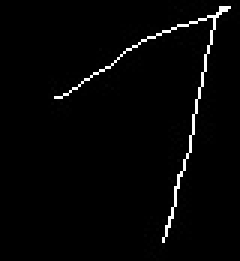
#> input picture sev.jpg, 80 x 87 px (shown 3 times larger)
$ python SVM_SVC_HandWriting.py   (older library calls are emulated)
#> lines starting #> are read from the running program, lines starting #| are printed output that depends on the picture
import matplotlib.pyplot as plt
from sklearn import datasets,svm,metrics
#the digits datasets
digits=datasets.load_digits()
print ("digits",digits.target)
images_and_labels=list(zip(digits.images,digits.target))
print ("len(images_and_labels)",len(images_and_labels))

for index,(image,label) in enumerate(images_and_labels[:6]):
    print ("index: ",index,"images : ",image,"label : ",label)
    plt.subplot(2,6,index+1)
    plt.axis('on')
    plt.imshow(image,cmap=plt.cm.gray_r,interpolation='nearest')
    plt.title('Training %i' % label)
#plt.show()
#to apply a classifier on this data, we need to flatten the image, to
# turn the data in a (sample,feature) matrix:
n_sample=len(digits.images)
print ("a_samples :", n_sample)
imagedata= digits.images.reshape((n_sample,-1))

print ("After Reshaped : len(data[o]",len(imagedata))

#create classifier : asupport vector classifier
classifier=svm.SVC(gamma=0.001)

#we learn the digits on thee first half of the digits
classifier.fit(imagedata[:n_sample//2],digits.target[:n_sample//2])

#now predict the value of the digit on the second half
expected=digits.target[n_sample//2:]
predicted=classifier.predict(imagedata[n_sample//2:])

print("Classification report for classifier %s : \n%s\n"
      %(classifier,metrics.classification_report(expected,predicted)))
images_predicition=list(zip(digits.images[n_sample//2:],predicted))
for index,(image,prediction) in enumerate(images_predicition[:6]):
    plt.subplot(2, 6, index + 7)
    plt.axis('on')
    plt.imshow(image, cmap=plt.cm.gray_r, interpolation='nearest')
    plt.title('predicted %i' % prediction)
plt.show()
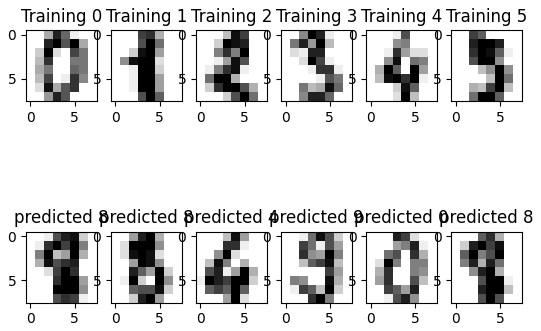
#> figure drawn by matplotlib, 12 panels


#================================================================================
from scipy.misc import imread,imresize,bytescale
img=imread("sev.jpg")
#> img is the input picture: shape (87, 80, 3); min 0, max 255, mean 5.4
img=imresize(img,(8,8))
img=img.astype(digits.images.dtype)
img=bytescale(img,high=8.0,low=0)

print("img : ",img)
#> (printed output is left out)
x_testdata=[]

for c in img:
    for r in c:
        x_testdata.append(sum(r)/3.0)
#> this loop made 8 passes
#> after the loop, x_testdata = 64 values, max 8 at index 7, min 0 at index 0, mean 1.16
print("x_testdata: ",x_testdata)
#> (printed output is left out)
x_testdata=[x_testdata]
print("len(testdata)",len(x_testdata))
#| len(testdata) 1
print("machine output",classifier.predict(x_testdata))
#| machine output [7]
